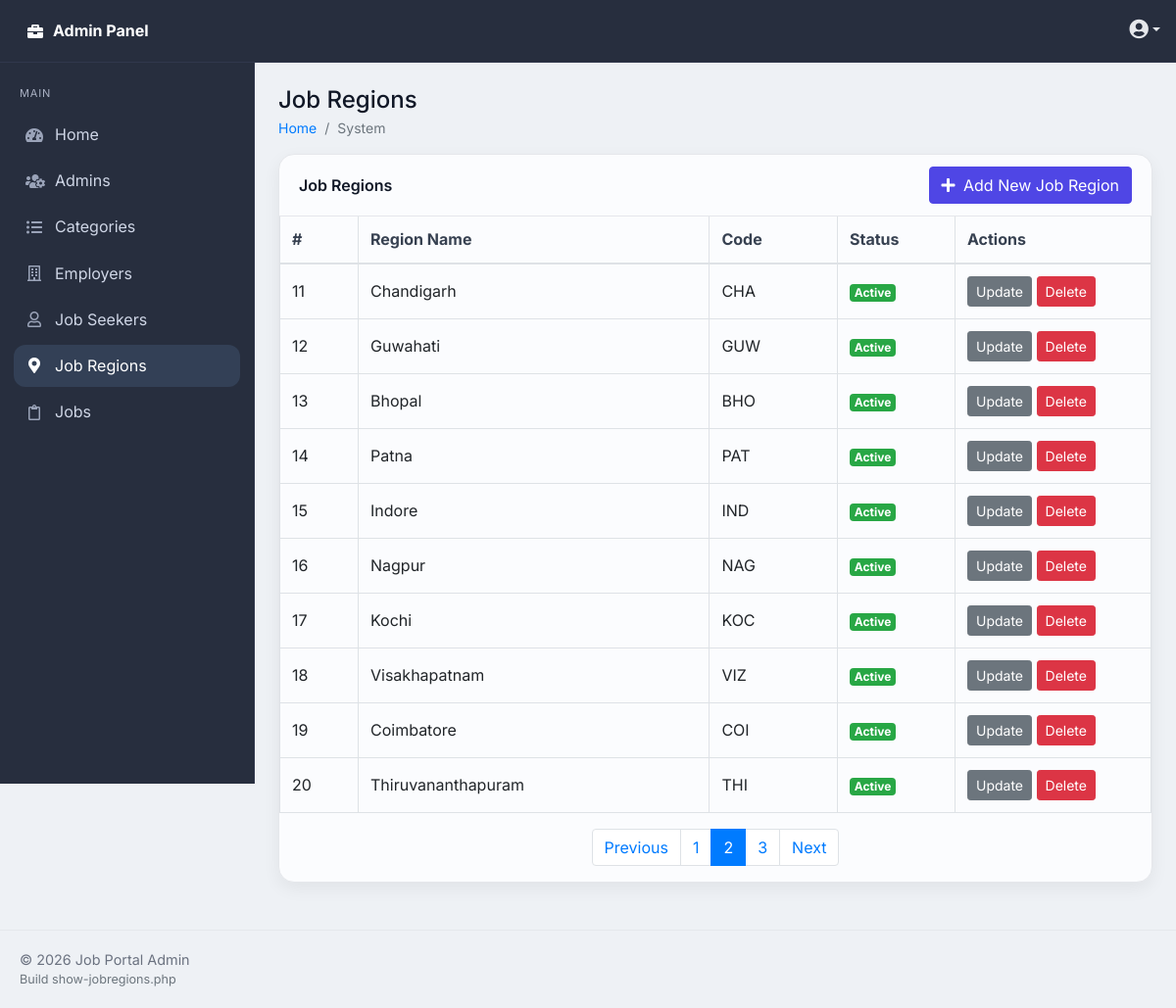
Page /admin/job-regions/show-jobregions.php?page=2 (signed in) on the committed database.
### tables this page shows
CREATE TABLE `job_regions` (
  `id` int(11) NOT NULL AUTO_INCREMENT,
  `name` varchar(100) DEFAULT NULL,
  `code` varchar(10) DEFAULT NULL,
  `status` tinyint(1) DEFAULT 1,
  PRIMARY KEY (`id`)
);

### admin/job-regions/show-jobregions.php (the view, shortened to what this page needs)
<?php require "../../config/config.php";
?>
<?php
function h($v){ return htmlspecialchars((string)$v, ENT_QUOTES, 'UTF-8'); }
$limit   = 10;
$page    = (isset($_GET['page']) && is_numeric($_GET['page']) && $_GET['page'] > 0) ? (int)$_GET['page'] : 1;
$offset  = ($page - 1) * $limit;
$counter = $offset + 1;
$totalStmt    = $conn->query("SELECT COUNT(*) AS total FROM job_regions");
$totalRecords = (int)$totalStmt->fetch(PDO::FETCH_OBJ)->total;
$totalPages   = max(1, (int)ceil($totalRecords / $limit));
$stmt = $conn->prepare("SELECT id, name, code, status FROM job_regions ORDER BY id ASC LIMIT :limit OFFSET :offset");
$stmt->bindValue(':limit',  $limit,  PDO::PARAM_INT);
$stmt->bindValue(':offset', $offset, PDO::PARAM_INT);
$stmt->execute();
$jobRegions = $stmt->fetchAll(PDO::FETCH_OBJ);
?>
<?php require "../layouts/header.php"; ?>
<div class="row">
  <div class="col">
    <div class="card">
      <div class="card-header d-flex align-items-center justify-content-between">
        <h2 class="card-title h6 mb-0">Job Regions</h2>
        <a href="<?= ADMINURL ?>/job-regions/create-jobregions.php" class="btn btn-primary">
          <i class="fas fa-plus mr-1"></i> Add New Job Region
        </a>
      </div>
      <div class="card-body p-0">
        <div class="table-responsive">
          <table class="table table-hover table-bordered mb-0">
            <thead>
              <tr>
                <th style="width:80px">#</th>
                <th>Region Name</th>
                <th>Code</th>
                <th style="width:120px">Status</th>
                <th style="width:200px">Actions</th>
              </tr>
            </thead>
            <tbody>
              <?php if (!$jobRegions): ?>
                <tr>
                  <td colspan="5" class="text-center text-muted py-4">No job regions found.</td>
                </tr>
              <?php else: ?>
                <?php foreach($jobRegions as $region): ?>
                  <tr>
                    <td><?= $counter++; ?></td>
                    <td><?= h($region->name); ?></td>
                    <td><?= h($region->code); ?></td>
                    <td>
                      <?php if ((int)$region->status === 1): ?>
                        <span class="badge badge-success">Active</span>
                      <?php else: ?>
                        <span class="badge badge-secondary">Inactive</span>
                      <?php endif; ?>
                    </td>
                    <td>
                      <a href="<?= ADMINURL ?>/job-regions/update-jobregions.php?id=<?= (int)$region->id; ?>"
                         class="btn btn-secondary btn-sm text-white">Update</a>
                      <a href="<?= ADMINURL ?>/job-regions/delete-jobregions.php?id=<?= (int)$region->id; ?>"
                         class="btn btn-danger btn-sm"
                         onclick="return confirm('Delete this job region? This action cannot be undone.');">Delete</a>
                    </td>
                  </tr>
                <?php endforeach; ?>
              <?php endif; ?>
            </tbody>
          </table>
        </div>
        <nav class="p-3">
          <ul class="pagination justify-content-center mb-0">
            <li class="page-item <?= ($page <= 1 ? 'disabled' : '') ?>">
              <a class="page-link" href="?page=<?= max(1, $page - 1) ?>">Previous</a>
            </li>
            <?php for ($i = 1; $i <= $totalPages; $i++): ?>
              <li class="page-item <?= ($page === $i ? 'active' : '') ?>">
                <a class="page-link" href="?page=<?= $i ?>"><?= $i ?></a>
              </li>
            <?php endfor; ?>
            <li class="page-item <?= ($page >= $totalPages ? 'disabled' : '') ?>">
              <a class="page-link" href="?page=<?= min($totalPages, $page + 1) ?>">Next</a>
            </li>
          </ul>
        </nav>
      </div>
    </div>
  </div>
</div>
<?php require "../layouts/footer.php"; ?>

### admin/styles/style.css (style rules this page uses)
:root { --nav:#272e3e; --nav-border:#31384c; --nav-muted:#a9b0c2; --bg:#eef1f5; --card:#fbfcfe; --text:#111827; --muted:#6b7280; --primary:#4f46e5; --primary-600:#4338ca; --border:#e5e7eb; --sidebar:#272e3e; --sidebar-border:#31384c; --shadow:0 6px 18px rgba(0,0,0,.06); --radius:16px; }
* { box-sizing:border-box }
html,body { height:100% }
body.app { font-family:'Inter',system-ui,-apple-system,Segoe UI,Roboto,Arial,sans-serif; color:var(--text); background:var(--bg); line-height:1.45; }
.card { border:1px solid var(--border)!important; border-radius:var(--radius)!important; box-shadow:var(--shadow); background:var(--card); }
.card-header { background:transparent; border-bottom:1px solid var(--border) }
.card-title { margin:0; font-weight:600 }
.table thead th { border-top:0; color:#374151 }
.table tbody td { vertical-align:middle }
.btn-primary { background:var(--primary); border-color:var(--primary) }

### rows in the picture
job_regions: name "Chandigarh", code "CHA", status "Active"
job_regions: name "Guwahati", code "GUW", status "Active"
job_regions: name "Bhopal", code "BHO", status "Active"
job_regions: name "Patna", code "PAT", status "Active"
job_regions: name "Indore", code "IND", status "Active"
job_regions: name "Nagpur", code "NAG", status "Active"
job_regions: name "Kochi", code "KOC", status "Active"
job_regions: name "Visakhapatnam", code "VIZ", status "Active"
job_regions: name "Coimbatore", code "COI", status "Active"
job_regions: name "Thiruvananthapuram", code "THI", status "Active"

### other values in the picture
$pageTitle "Job Regions"
$breadcrumb "System"
basename($_SERVER['SCRIPT_NAME']) "show-jobregions.php"
